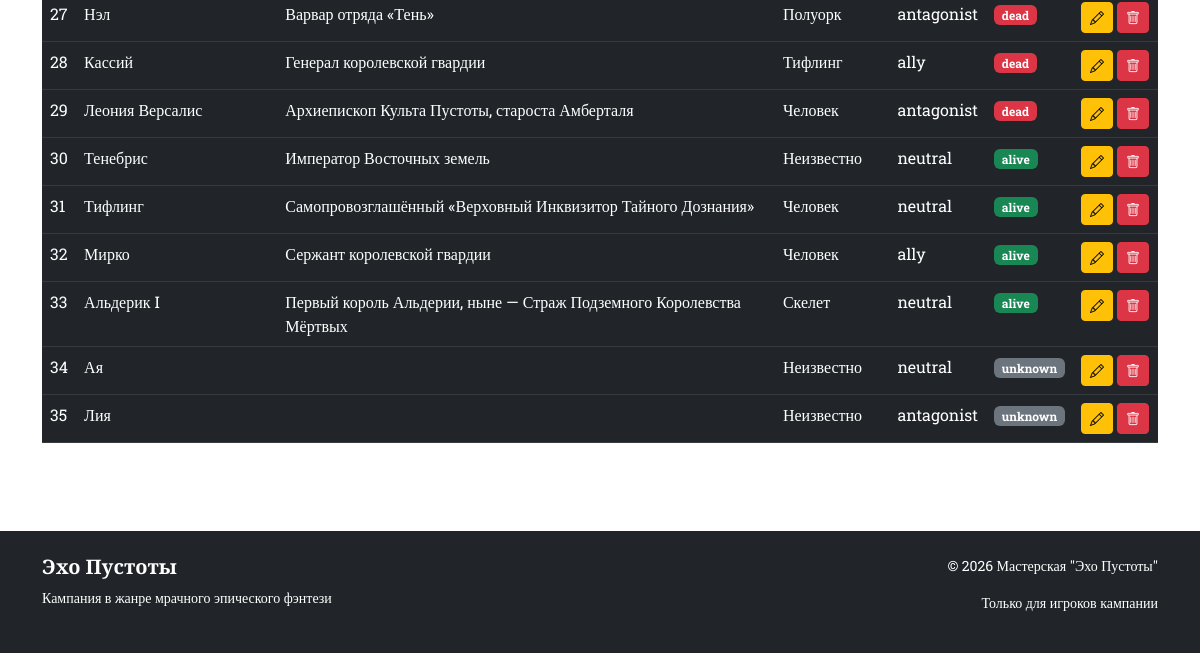
The app's page /admin/npcs (signed in, lower part), older data.
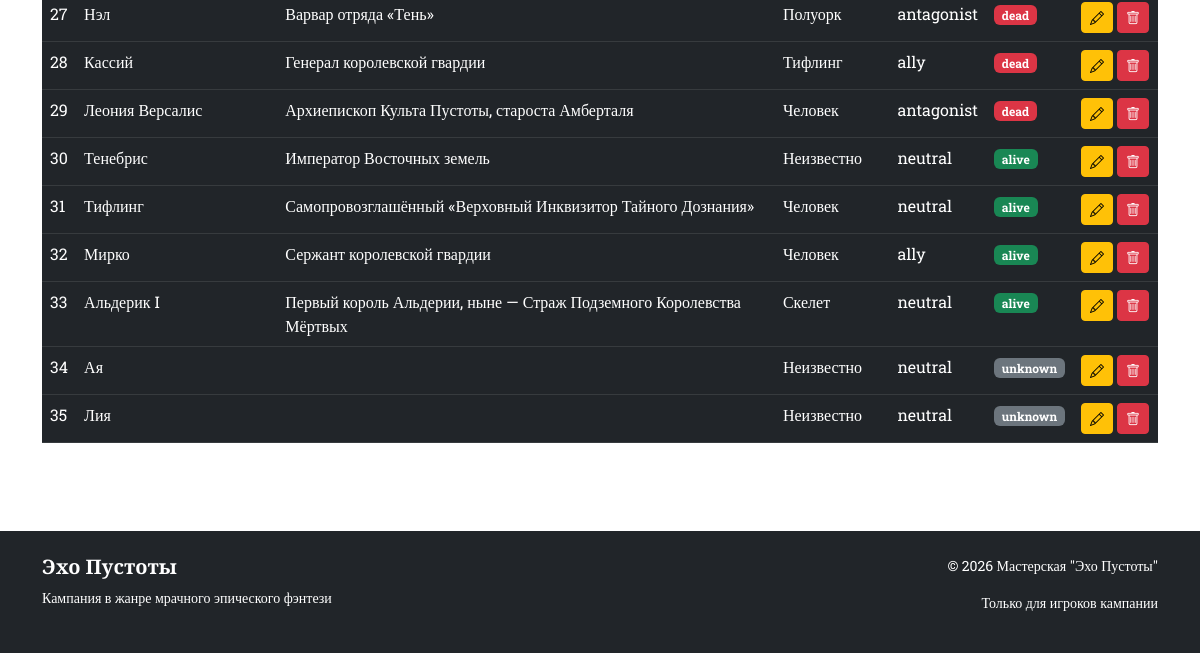
The same page, newer data.
### app.py (models this page shows)
class NPC(db.Model):
    __tablename__ = 'npcs'
    id = db.Column(db.Integer, primary_key=True)
    name = db.Column(db.String(100), nullable=False)
    title = db.Column(db.String(200))
    race = db.Column(db.String(50))
    description = db.Column(db.Text)
    full_info = db.Column(db.Text)
    category = db.Column(db.String(50))
    status = db.Column(db.String(20))
    image_url = db.Column(db.String(300))
    importance = db.Column(db.Integer, default=1)
    portrait_url = db.Column(db.String(300), default='/static/images/placeholders/npc.jpg')

### app.py (the view)
@app.route('/admin/npcs')
@login_required
def admin_npcs():
    npcs = NPC.query.all()
    return render_template('admin/npcs.html', npcs=npcs)

### app.py (called while the page is built)
@login_manager.user_loader
def load_user(user_id):
    return User.query.get(int(user_id))

### templates/admin/npcs.html (shortened to what this page needs)
{% extends "base.html" %}
{% block content %}
<div class="table-responsive">
    <table class="table table-dark table-hover">
        <tbody>
            {% for npc in npcs %}
            <tr>
                <td>{{ npc.id }}</td>
                <td>{{ npc.name }}</td>
                <td>{{ npc.title }}</td>
                <td>{{ npc.race }}</td>
                <td>{{ npc.category }}</td>
                <td>
                    <span class="badge {% if npc.status == 'alive' %}bg-success{% elif npc.status == 'dead' %}bg-danger{% else %}bg-secondary{% endif %}">
                        {{ npc.status }}
                    </span>
                </td>
                <td>
                    <a href="{{ url_for('edit_npc', id=npc.id) }}" class="btn btn-sm btn-warning">
                        <i class="bi bi-pencil"></i>
                    </a>
                    <a href="{{ url_for('delete_npc', id=npc.id) }}" class="btn btn-sm btn-danger"
                        onclick="return confirm('Удалить {{ npc.name }}?')">
                        <i class="bi bi-trash"></i>
                    </a>
                </td>
            </tr>
            {% endfor %}
        </tbody>
    </table>
</div>
{% endblock %}

Row changes from the older to the newer data that the page shows:
changed NPC "Лия": category "antagonist" → "neutral"
